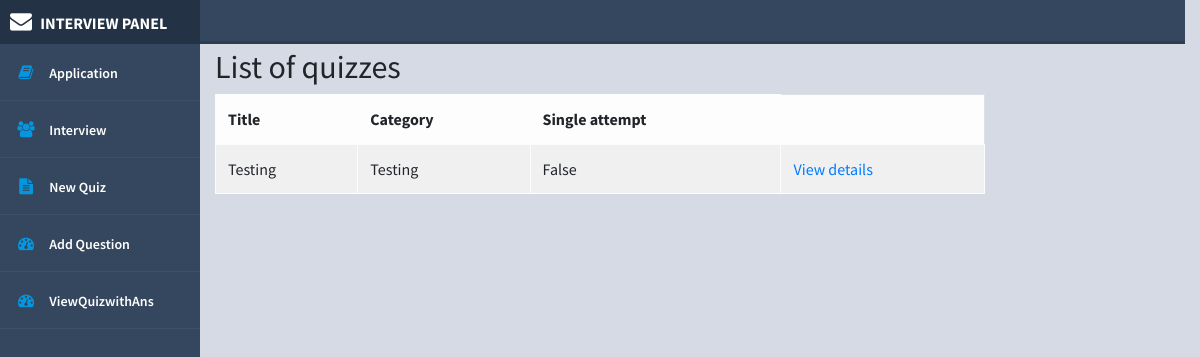
The app's page /inter/ViewQuiz/, older data.
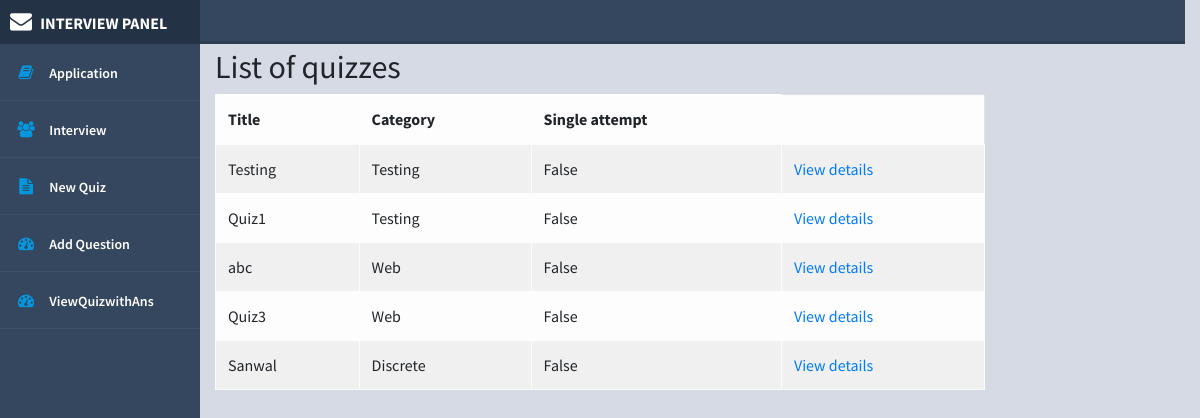
The same page, newer data.
### InterviewPanel/models.py (models this page shows, shortened)
class Quiz(models.Model):
    title = models.CharField(
        verbose_name="Title",
        max_length=60, blank=False,
        help_text=" Descriptive Title For Quiz"
    )
    description = models.TextField(verbose_name="Description", null=True,
                                   help_text="Add some meaningful information about this Quiz.")
    url = models.SlugField(
        max_length=60, blank=True, unique=True,
        help_text="a user friendly url",
        verbose_name="user friendly url")
    category = models.ForeignKey(
        Category, null=True, blank=True,
        verbose_name="Category", on_delete=models.CASCADE, help_text="To Manage The Quizzes Assign a Categeory")
    answers_at_end = models.BooleanField(
        blank=False, default=False,
        help_text=("Correct answer is NOT shown after question."
                   " Answers displayed at the end."),
        verbose_name="Answers at end")
    single_attempt = models.BooleanField(
        blank=False, default=False,
        help_text=("If yes, only one attempt by"
                   " a user will be permitted."
                   " Non users cannot sit this exam."),
        verbose_name="Single Attempt")
    success_text = models.TextField(
        blank=True, help_text="Displayed if user passes.",
        verbose_name="Success Text")
    fail_text = models.TextField(
        verbose_name="Fail Text",
        blank=True, help_text="Displayed if user fails.")
    timestamp = models.DateTimeField(auto_now_add=True)
    class Meta:
        ordering = ['timestamp', ]
        verbose_name = "Quiz"
        verbose_name_plural = "Quizzes"

class Category(models.Model):
    category = models.CharField(
        verbose_name="Category",
        max_length=250, blank=True,
        unique=True, null=True)
    objects = CategoryManager()
    class Meta:
        verbose_name = "Category"
        verbose_name_plural = "Categories"
    def __str__(self):
        return self.category

### InterviewPanel/views.py (the view)
# urls.py: path('ViewQuiz/', QuizListView.as_view(), name="ViewQuiz"),
class QuizListView(ListView):
    model = Quiz
    template_name = "quiz_list.html"
    def get_queryset(self):
        queryset = super(QuizListView, self).get_queryset()
        return queryset

### InterviewPanel/templates/quiz_list.html (shortened to what this page needs)
{%extends 'basic4.html'%}
{% load i18n %}
{%block body%}
<h2>{% trans "List of quizzes" %}</h2>
    {% if quiz_list %}
		<table class="table table-light table-striped table-hover table-bordered">
		  <thead>
			<tr>
			  <th>{% trans "Title" %}</th>
			  <th>{% trans "Category" %}</th>
			  <th>{% trans "Single attempt" %}</th>
			</tr>
		  </thead>
		  <tbody>
        {% for quiz in quiz_list %}
  			<tr>
			  <td>{{quiz.title}}</td>
			  <td>{{ quiz.category }}</td>
			  <td>{{ quiz.single_attempt }}</td>
			   <td><a href="{%url 'InterviewPanel:DetailQuiz' slug=quiz.url%}">
				  {% trans "View details" %}
				</a>
		    </td>
			</tr>
        {% endfor %}
		  </tbody>
		</table>
	{% else %}
        <p>{% trans "There are no available quizzes" %}.</p>
    {% endif %}
{%endblock%}

### templates/basic4.html (shortened to what this page needs)
<!DOCTYPE html>
<html>
<head>
	{%load static%}
	{% load i18n %}
	<link rel="stylesheet" href="https://maxcdn.bootstrapcdn.com/font-awesome/4.5.0/css/font-awesome.min.css">
	<link rel="stylesheet" href="http://code.ionicframework.com/ionicons/2.0.1/css/ionicons.min.css">
	<link rel="stylesheet" href="https://stackpath.bootstrapcdn.com/bootstrap/4.5.0/css/bootstrap.min.css"
>
</head>
<body>
<div class="row">
	<div class="header">
	</div>
	<div class="col-sm-2 col-md-2 col-lg-2">
		<div class="side-nav">
			<div class="logo">
				<i class="fa fa-envelope"></i>
				<span>Interview Panel</span>
			</div>
			<nav>
				<ul>
					<li>
						<a href="#" target="_blank">
							<span><i class="fa fa-book"></i></span>
							<span>Application</span>
						</a>
					</li>
					<li>
						<a href="#" target="_blank">
							<span><i class="fa fa-group"></i></span>
							<span>Interview</span>
						</a>
					</li>
					<li>
						<a href="{%url 'InterviewPanel:quiz'%}">
							<span><i class="fa fa-file-text"></i></span>
							<span>New Quiz</span>
						</a>
					</li>
					<li>
						<a href="{%url 'InterviewPanel:AddQuestionsWithAnswers'%}">
							<span><i class="fa fa-tachometer"></i></span>
							<span>Add Question</span>
						</a>
					</li>
					<li>
						<a href="{%url 'InterviewPanel:ViewQuiz'%}">
							<span><i class="fa fa-tachometer"></i></span>
							<span>ViewQuizwithAns</span>
						</a>
					</li>
				</ul>
			</nav>
		</div>
	</div>
</div>
<div class="container col-md-8" style="position:relative;margin-top:4%">
	{%block body%}
	{%endblock%}
</div>
</body>
</html>

Row changes from the older to the newer data that the page shows:
added Quiz: title "Quiz1", category "Testing", single_attempt "False"
added Quiz: title "abc", category "Web", single_attempt "False"
added Quiz: title "Quiz3", category "Web", single_attempt "False"
added Quiz: title "Sanwal", category "Discrete", single_attempt "False"
